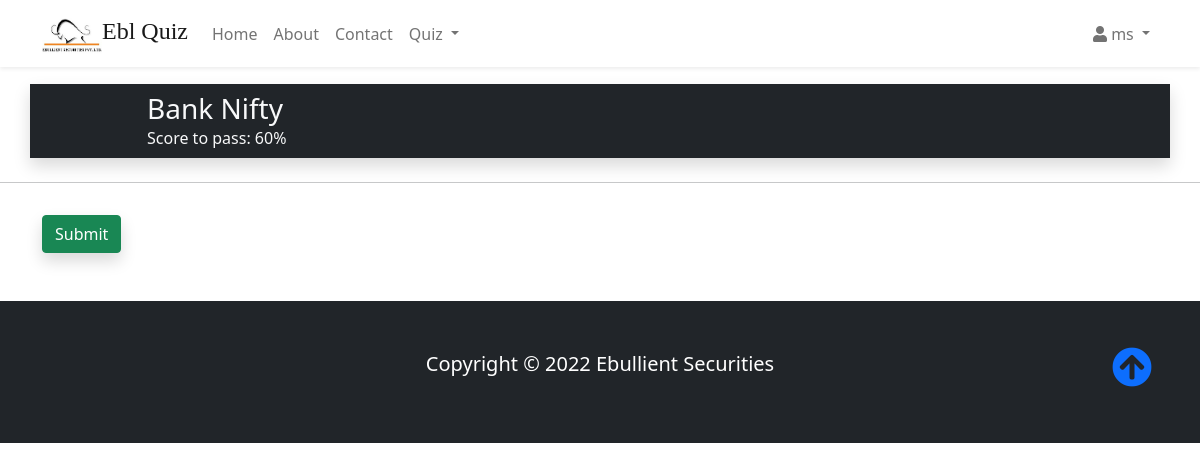
The page /quiz/1/ (signed in) on the database its author committed.
### accounts/models.py (models this page shows)
class CustomUser(AbstractUser):
    CHOICES = [
        ('1', 'Yes'),
        ('0', 'No'),
    ]
    first_name = models.CharField(max_length=255)
    last_name = models.CharField(max_length=255)
    date_of_joining = models.DateField()

### quizes/models.py (models this page shows, shortened)
class Quiz(models.Model):
    name = models.CharField(max_length=200)
    topic = models.CharField(max_length=200)
    no_of_questions = models.IntegerField()
    duration = models.IntegerField(help_text="Duration of the Quiz in minutes")
    req_score_to_pass = models.IntegerField(help_text="Required score in %")
    difficulty = models.CharField(max_length=20, choices=DIFF_CHOICES)
    class Meta:
        verbose_name_plural = "Quizes"

### quizes/views.py (the view)
# urls.py: path('quiz/<pk>/', quiz_view, name='quiz_view' ),
def quiz_view(request, pk):
    quiz = Quiz.objects.get(pk=pk)
    return render(request, 'quizes/quiz.html', {'quiz_obj': quiz})

### templates/quizes/quiz.html (shortened to what this page needs)
{% extends 'base.html' %}
{% load static %}
{% block content %}
<div class="container shadow bg-dark text-light px-4 py-2 my-4">
    <div class="row align-items-center justify-content-between">
        <div class="col offset-1">
            <h3 class="my-0">{{ quiz_obj.name }}</h3>
            <p class="m-0 p-0">Score to pass: {{ quiz_obj.req_score_to_pass }}%</p>
        </div>
    </div>
</div>
<hr>
<div class="container">
    <form id="quiz-form" action="" method="post">
        <button type="submit" class="btn btn-success shadow mt-3">Submit</button>
    </form>
</div>
{% endblock content %}

### templates/base.html (shortened to what this page needs)
{% load static %}
<!DOCTYPE html>
<html lang="en">
<head>
    <link href="https://cdn.jsdelivr.net/npm/bootstrap@5.0.2/dist/css/bootstrap.min.css" rel="stylesheet"
>
    <link rel="stylesheet" href="https://use.fontawesome.com/releases/v5.2.0/css/all.css"
>
    <link rel="stylesheet" href="{% static 'css/style.css' %}">
</head>
<body>
    {% include 'navbar.html' %}
    {% block content %} {% endblock content %}
    {% include 'footer.html' %}
</body>
</html>

### templates/navbar.html (shortened to what this page needs)
{% load static %}
<nav class="navbar navbar-expand-md navbar-light bg-white fixed-top shadow-sm ">
    <div class="container">
        <a class="navbar-brand" style="font-family: 'Libre Baskerville', serif; font-size: x-large;" href="/"><img
                src="{% static 'img/ebl_logo.png' %}" alt="" width="60" height="36"
                class="d-inline-block align-text-top">Ebl Quiz</a>
        <div class="collapse navbar-collapse" id="navbarSupportedContent">
            <ul class="navbar-nav me-auto mb-2 mb-lg-0">
                <li class="nav-item">
                    <a class="nav-link" aria-current="page" href="{% url 'quizes:quiz_home' %}">Home</a>
                </li>
                <li class="nav-item">
                    <a class="nav-link" href="{% url 'quizes:about' %}">About</a>
                </li>
                <li class="nav-item">
                    <a class="nav-link" href="{% url 'quizes:quiz_home' %}">Contact</a>
                </li>
                {% if user.is_authenticated %}
                <li class="nav-item dropdown">
                    <a class="nav-link dropdown-toggle" href="#" id="navbarDropdownMenuLink" role="button"
                        data-bs-toggle="dropdown" aria-expanded="false">
                        Quiz
                    </a>
                </li>
                {% endif %}
            </ul>
            {% if user.is_authenticated %}
            <ul class="navbar-nav ml-auto">
                <li class="nav-item dropdown">
                    <a class="nav-link dropdown-toggle" href="#" id="navbarDropdown" role="button"
                        data-bs-toggle="dropdown" aria-haspopup="true" aria-expanded="false"> <i class="fa fa-user"
                            aria-hidden="true"></i>
                        {{ user.username }} </a>
                </li>
            </ul>
            {% else %}
            <form class="form-inline ml-auto">
                <a href="{% url 'login' %}" class="btn btn-outline-info"> Log In</a>
                <a href="{% url 'accounts:signup' %}" class="btn btn-secondary text-white ml-2">
                    Sign up</a>
            </form>
            {% endif %}
        </div>
    </div>
</nav>

### templates/footer.html
{% load static %}
<footer class="p-5 mt-5 bg-dark text-white text-center position-relative">
    <div class="containver">
        <p class="lead">Copyright &copy; 2022 Ebullient Securities</p>
        <a href="#" class="position-absolute bottom-0 end-0 p-5">
            <i class="fa fa-arrow-circle-up h1" aria-hidden="true"></i>
        </a>
    </div>
</footer>

### static/css/style.css (style rules this page uses)
body::before { display: block; content: ''; height: 60px; }

### rows shown on the page
CustomUser: username "ms"
Quiz: name "Bank Nifty", req_score_to_pass "60"
